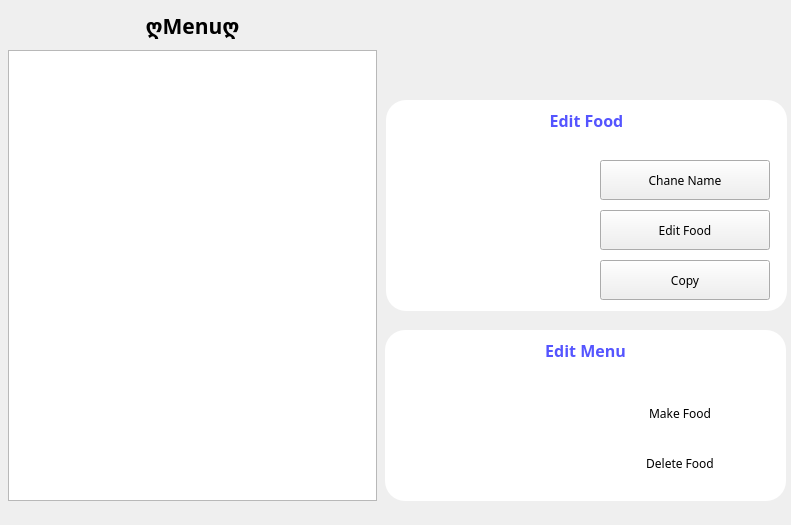
<?xml version="1.0" encoding="UTF-8"?>
<ui version="4.0">
 <class>MenuForm</class>
 <widget class="QWidget" name="MenuForm">
  <property name="geometry">
   <rect>
    <x>0</x>
    <y>0</y>
    <width>791</width>
    <height>525</height>
   </rect>
  </property>
  <property name="minimumSize">
   <size>
    <width>791</width>
    <height>525</height>
   </size>
  </property>
  <property name="maximumSize">
   <size>
    <width>791</width>
    <height>525</height>
   </size>
  </property>
  <property name="windowTitle">
   <string>Form</string>
  </property>
  <widget class="QTableView" name="tableView">
   <property name="geometry">
    <rect>
     <x>8</x>
     <y>50</y>
     <width>369</width>
     <height>451</height>
    </rect>
   </property>
   <property name="font">
    <font>
     <family>B Nazanin</family>
     <pointsize>12</pointsize>
     <weight>75</weight>
     <bold>true</bold>
    </font>
   </property>
   <property name="layoutDirection">
    <enum>Qt::LeftToRight</enum>
   </property>
   <property name="alternatingRowColors">
    <bool>true</bool>
   </property>
   <property name="selectionBehavior">
    <enum>QAbstractItemView::SelectRows</enum>
   </property>
   <attribute name="horizontalHeaderStretchLastSection">
    <bool>true</bool>
   </attribute>
  </widget>
  <widget class="QLabel" name="label_4">
   <property name="geometry">
    <rect>
     <x>117</x>
     <y>10</y>
     <width>151</width>
     <height>31</height>
    </rect>
   </property>
   <property name="font">
    <font>
     <family>B Nazanin</family>
     <pointsize>16</pointsize>
     <weight>75</weight>
     <bold>true</bold>
    </font>
   </property>
   <property name="text">
    <string>ღMenuღ</string>
   </property>
   <property name="alignment">
    <set>Qt::AlignCenter</set>
   </property>
  </widget>
  <widget class="QFrame" name="frame">
   <property name="geometry">
    <rect>
     <x>386</x>
     <y>100</y>
     <width>401</width>
     <height>211</height>
    </rect>
   </property>
   <property name="styleSheet">
    <string notr="true">background-color: rgb(255, 255, 255);
border-radius:20px;</string>
   </property>
   <property name="frameShape">
    <enum>QFrame::StyledPanel</enum>
   </property>
   <property name="frameShadow">
    <enum>QFrame::Raised</enum>
   </property>
   <widget class="QLabel" name="label_5">
    <property name="geometry">
     <rect>
      <x>145</x>
      <y>5</y>
      <width>111</width>
      <height>31</height>
     </rect>
    </property>
    <property name="font">
     <font>
      <family>B Nazanin</family>
      <pointsize>12</pointsize>
      <weight>75</weight>
      <bold>true</bold>
     </font>
    </property>
    <property name="styleSheet">
     <string notr="true">color: rgb(85, 85, 255);</string>
    </property>
    <property name="text">
     <string>Edit Food</string>
    </property>
    <property name="alignment">
     <set>Qt::AlignCenter</set>
    </property>
   </widget>
  </widget>
  <widget class="BtnFood" name="changeMat">
   <property name="geometry">
    <rect>
     <x>600</x>
     <y>210</y>
     <width>170</width>
     <height>40</height>
    </rect>
   </property>
   <property name="font">
    <font>
     <family>B Nazanin</family>
     <weight>50</weight>
     <bold>false</bold>
    </font>
   </property>
   <property name="text">
    <string>Edit Food</string>
   </property>
   <property name="icon">
    <iconset resource="reso.qrc">
     <normaloff>:/img/changematerial.png</normaloff>:/img/changematerial.png</iconset>
   </property>
  </widget>
  <widget class="BtnFood" name="changeName">
   <property name="geometry">
    <rect>
     <x>600</x>
     <y>160</y>
     <width>170</width>
     <height>40</height>
    </rect>
   </property>
   <property name="font">
    <font>
     <family>B Nazanin</family>
     <weight>50</weight>
     <bold>false</bold>
    </font>
   </property>
   <property name="text">
    <string>Chane Name</string>
   </property>
   <property name="icon">
    <iconset resource="reso.qrc">
     <normaloff>:/img/changename.png</normaloff>:/img/changename.png</iconset>
   </property>
  </widget>
  <widget class="QFrame" name="frame_2">
   <property name="geometry">
    <rect>
     <x>385</x>
     <y>330</y>
     <width>401</width>
     <height>171</height>
    </rect>
   </property>
   <property name="styleSheet">
    <string notr="true">background-color: rgb(255, 255, 255);
border-radius:20px;</string>
   </property>
   <property name="frameShape">
    <enum>QFrame::StyledPanel</enum>
   </property>
   <property name="frameShadow">
    <enum>QFrame::Raised</enum>
   </property>
   <widget class="QLabel" name="label_6">
    <property name="geometry">
     <rect>
      <x>145</x>
      <y>5</y>
      <width>111</width>
      <height>31</height>
     </rect>
    </property>
    <property name="font">
     <font>
      <family>B Nazanin</family>
      <pointsize>12</pointsize>
      <weight>75</weight>
      <bold>true</bold>
     </font>
    </property>
    <property name="styleSheet">
     <string notr="true">color: rgb(85, 85, 255);</string>
    </property>
    <property name="text">
     <string>Edit Menu</string>
    </property>
    <property name="alignment">
     <set>Qt::AlignCenter</set>
    </property>
   </widget>
   <widget class="BtnFood" name="deleteFood">
    <property name="geometry">
     <rect>
      <x>210</x>
      <y>113</y>
      <width>170</width>
      <height>40</height>
     </rect>
    </property>
    <property name="font">
     <font>
      <family>B Nazanin</family>
      <weight>50</weight>
      <bold>false</bold>
     </font>
    </property>
    <property name="text">
     <string>Delete Food</string>
    </property>
    <property name="icon">
     <iconset resource="reso.qrc">
      <normaloff>:/img/deletefood.png</normaloff>:/img/deletefood.png</iconset>
    </property>
   </widget>
   <widget class="BtnFood" name="makeFood">
    <property name="geometry">
     <rect>
      <x>210</x>
      <y>63</y>
      <width>170</width>
      <height>40</height>
     </rect>
    </property>
    <property name="font">
     <font>
      <family>B Nazanin</family>
      <weight>50</weight>
      <bold>false</bold>
     </font>
    </property>
    <property name="text">
     <string>Make Food</string>
    </property>
    <property name="icon">
     <iconset resource="reso.qrc">
      <normaloff>:/img/makefood.png</normaloff>:/img/makefood.png</iconset>
    </property>
   </widget>
  </widget>
  <widget class="BtnFood" name="duplicatePB">
   <property name="geometry">
    <rect>
     <x>600</x>
     <y>260</y>
     <width>170</width>
     <height>40</height>
    </rect>
   </property>
   <property name="font">
    <font>
     <family>B Nazanin</family>
     <weight>50</weight>
     <bold>false</bold>
    </font>
   </property>
   <property name="text">
    <string>Copy</string>
   </property>
   <property name="icon">
    <iconset resource="reso.qrc">
     <normaloff>:/img/foodduplicate.png</normaloff>:/img/foodduplicate.png</iconset>
   </property>
  </widget>
 </widget>
 <customwidgets>
  <customwidget>
   <class>BtnFood</class>
   <extends>QPushButton</extends>
   <header>menuform.h</header>
  </customwidget>
 </customwidgets>
 <resources>
  <include location="reso.qrc"/>
 </resources>
 <connections/>
</ui>
